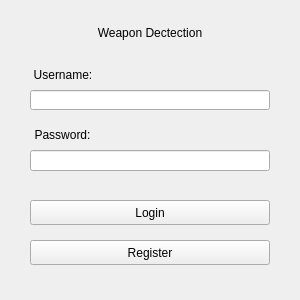
<?xml version="1.0" encoding="UTF-8"?>
<ui version="4.0">
 <class>MainWindow</class>
 <widget class="QMainWindow" name="MainWindow">
  <property name="geometry">
   <rect>
    <x>0</x>
    <y>0</y>
    <width>300</width>
    <height>300</height>
   </rect>
  </property>
  <property name="minimumSize">
   <size>
    <width>300</width>
    <height>300</height>
   </size>
  </property>
  <property name="maximumSize">
   <size>
    <width>300</width>
    <height>300</height>
   </size>
  </property>
  <property name="cursor">
   <cursorShape>ArrowCursor</cursorShape>
  </property>
  <property name="windowTitle">
   <string>                    Weapon Detection</string>
  </property>
  <widget class="QWidget" name="centralwidget">
   <widget class="QLabel" name="label_name">
    <property name="geometry">
     <rect>
      <x>50</x>
      <y>25</y>
      <width>200</width>
      <height>16</height>
     </rect>
    </property>
    <property name="text">
     <string>Weapon Dectection</string>
    </property>
    <property name="alignment">
     <set>Qt::AlignCenter</set>
    </property>
   </widget>
   <widget class="QLabel" name="label_username">
    <property name="geometry">
     <rect>
      <x>30</x>
      <y>70</y>
      <width>66</width>
      <height>10</height>
     </rect>
    </property>
    <property name="text">
     <string>Username:</string>
    </property>
    <property name="alignment">
     <set>Qt::AlignCenter</set>
    </property>
   </widget>
   <widget class="QLabel" name="label_password">
    <property name="geometry">
     <rect>
      <x>30</x>
      <y>130</y>
      <width>65</width>
      <height>10</height>
     </rect>
    </property>
    <property name="text">
     <string>Password:</string>
    </property>
    <property name="alignment">
     <set>Qt::AlignCenter</set>
    </property>
   </widget>
   <widget class="QLineEdit" name="username_input">
    <property name="geometry">
     <rect>
      <x>30</x>
      <y>90</y>
      <width>240</width>
      <height>20</height>
     </rect>
    </property>
   </widget>
   <widget class="QLineEdit" name="password_input">
    <property name="geometry">
     <rect>
      <x>30</x>
      <y>150</y>
      <width>240</width>
      <height>21</height>
     </rect>
    </property>
    <property name="echoMode">
     <enum>QLineEdit::Password</enum>
    </property>
   </widget>
   <widget class="QPushButton" name="login_button">
    <property name="geometry">
     <rect>
      <x>30</x>
      <y>200</y>
      <width>240</width>
      <height>25</height>
     </rect>
    </property>
    <property name="text">
     <string>Login</string>
    </property>
   </widget>
   <widget class="QPushButton" name="register_button">
    <property name="geometry">
     <rect>
      <x>30</x>
      <y>240</y>
      <width>240</width>
      <height>25</height>
     </rect>
    </property>
    <property name="text">
     <string>Register</string>
    </property>
   </widget>
  </widget>
 </widget>
 <resources/>
 <connections/>
</ui>
